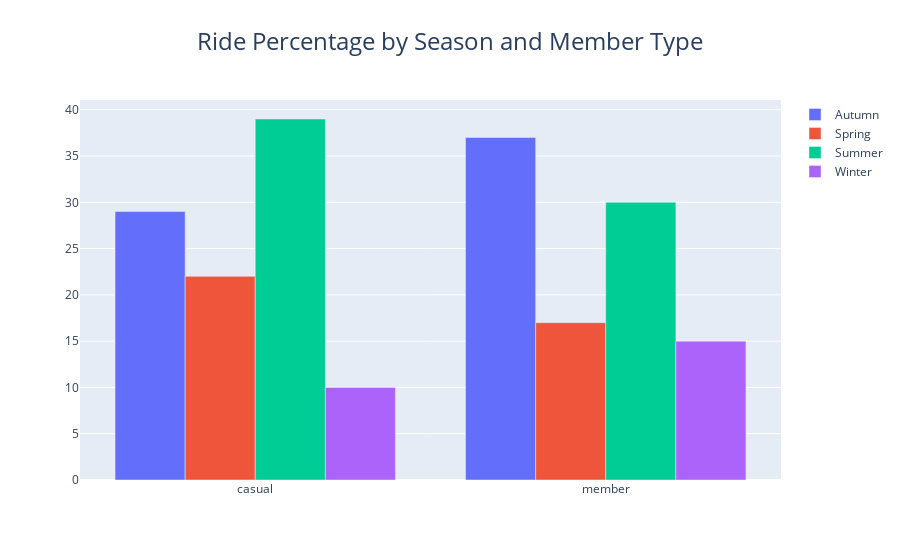

This figure's notebook cell:
### Markdown cell above
### Season

### Code cell
aux01 = pd.crosstab( df_cleaned['member_casual'], df_cleaned['season'] ).apply( lambda x: 100*np.round( x / x.sum(), 2 ), axis=1 )
data = []
for x in aux01.columns:
   data.append(go.Bar(name=str(x), x=aux01.index, y=aux01[x]))

figure = go.Figure(data)
figure.update_layout(
    title={
        'text': "Ride Percentage by Season and Member Type",
        'font': {'size': 24},
        'x': 0.5,
        'xanchor': 'center'
    }
)
figure.show()

# Correlation: Cramer's V
r = cramer_v( df_final_balanced['member_casual'], df_final_balanced['season'] )
print( 'Correlation: {}'.format( r ) )

### Figure 1 — Plotly figure (JSON) as saved in the notebook; plotly's stock layout.template omitted (floating-point values rounded to 4 significant figures)
{"data": [{"name": "Autumn", "type": "bar", "x": ["casual", "member"], "y": [29.0, 37]}, {"name": "Spring", "type": "bar", "x": ["casual", "member"], "y": [22, 17]}, {"name": "Summer", "type": "bar", "x": ["casual", "member"], "y": [39, 30]}, {"name": "Winter", "type": "bar", "x": ["casual", "member"], "y": [10, 15]}], "layout": {"title": {"font": {"size": 24}, "text": "Ride Percentage by Season and Member Type", "x": 0.5, "xanchor": "center"}}}
